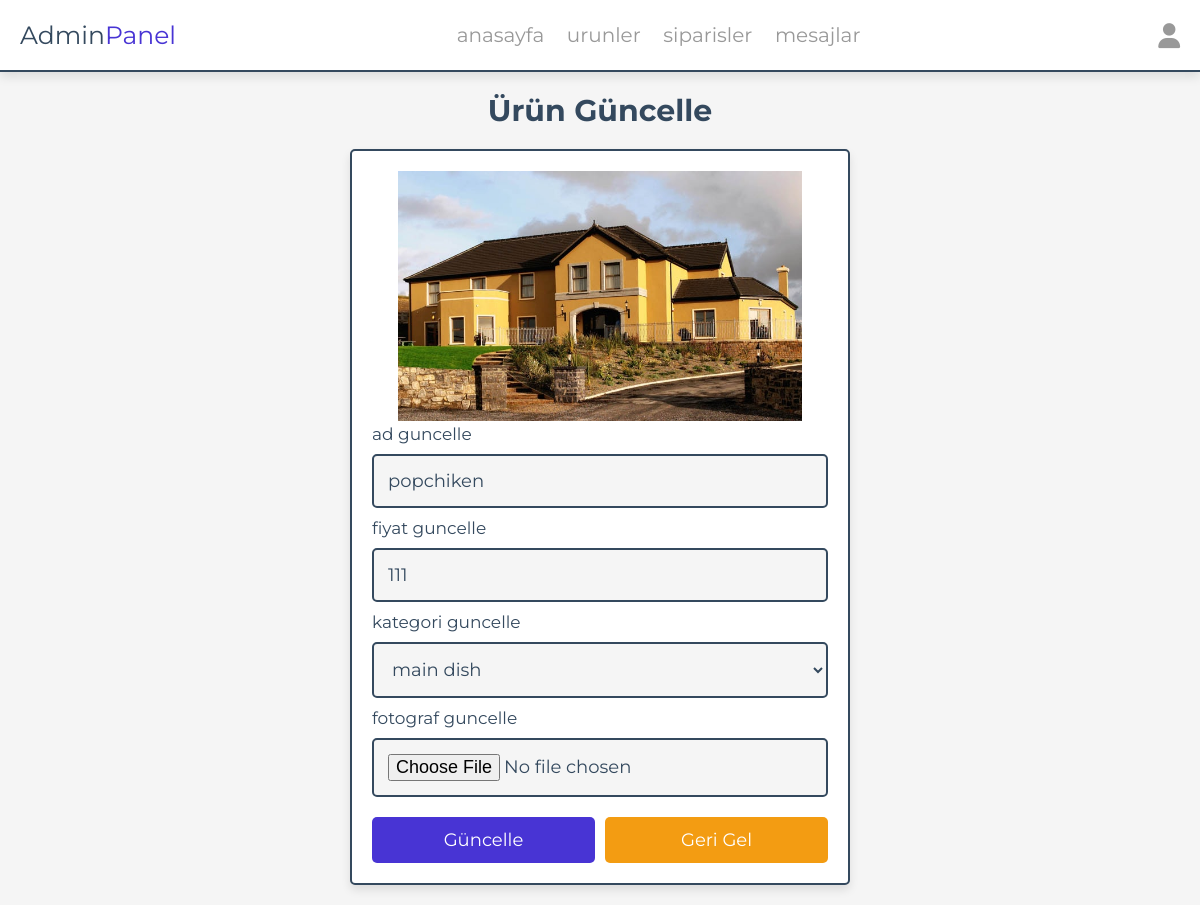
Page /admin/update_product.php?update=6 (signed in) on the committed database.
### tables this page shows
CREATE TABLE `products` (
  `id` int NOT NULL,
  `name` varchar(100) NOT NULL,
  `category` varchar(100) NOT NULL,
  `price` int NOT NULL,
  `image` varchar(100) NOT NULL,
  `admin_id` int DEFAULT NULL
);

### admin/update_product.php (the view, shortened to what this page needs)
<?php
include '../components/connect.php';
?>
<!DOCTYPE html>
<html lang="en">
<head>
   <link rel="stylesheet" href="https://cdnjs.cloudflare.com/ajax/libs/font-awesome/6.1.1/css/all.min.css">
   <link rel="stylesheet" href="../css/admin_style.css">
</head>
<body>
<?php include '../components/admin_header.php' ?>
<section class="update-product">
   <h1 class="heading">Ürün Güncelle</h1>
   <?php
      $update_id = $_GET['update'];
      $show_products = $conn->prepare("SELECT * FROM `products` WHERE id = ?");
      $show_products->execute([$update_id]);
      if($show_products->rowCount() > 0){
         while($fetch_products = $show_products->fetch(PDO::FETCH_ASSOC)){
   ?>
   <form action="" method="POST" enctype="multipart/form-data">
      <img src="../uploaded_img/<?= $fetch_products['image']; ?>" alt="">
      <span>ad guncelle</span>
      <input type="text" required placeholder="enter product name" name="name" maxlength="100" class="box" value="<?= $fetch_products['name']; ?>">
      <span>fiyat guncelle</span>
      <input type="number" min="0" max="9999999999" required placeholder="enter product price" name="price" onkeypress="if(this.value.length == 10) return false;" class="box" value="<?= $fetch_products['price']; ?>">
      <span>kategori guncelle</span>
      <select name="category" class="box" required>
         <option selected value="<?= $fetch_products['category']; ?>"><?= $fetch_products['category']; ?></option>
      </select>
      <span>fotograf guncelle</span>
      <input type="file" name="image" class="box" accept="image/jpg, image/jpeg, image/png, image/webp">
      <div class="flex-btn">
         <input type="submit" value="Güncelle" class="btn" name="update">
         <a href="products.php" class="option-btn">Geri Gel</a>
      </div>
   </form>
   <?php
         }
      }else{
         echo '<p class="empty">Henüz bir ürün eklenmedi!</p>';
      }
   ?>
</section>
</body>
</html>

### css/admin_style.css (style rules this page uses)
:root { --main-color:#4834d4; --red:#e74c3c; --orange:#f39c12; --black:#34495e; --white:#fff; --light-bg:#f5f5f5; --light-color:#999; --border:.2rem solid var(--black); --box-shadow:0 .5rem 1rem rgba(0,0,0,.1); }
* { font-family: 'Montserrat', sans-serif; margin:0; padding:0; box-sizing: border-box; text-decoration: none; outline: none; border:none; }
html { font-size: 62.5%; overflow-x: hidden; }
body { background-color: var(--light-bg); }
section { max-width: 1200px; margin:0 auto; padding:2rem; }
.btn, .delete-btn, .option-btn { display: block; margin-top: 1rem; border-radius: .5rem; cursor: pointer; width: 100%; font-size: 1.8rem; color:var(--white); padding:1.2rem 3rem; text-transform: capitalize; text-align: center; }
.btn { background-color: var(--main-color); }
.option-btn { background-color: var(--orange); }
.flex-btn { display: flex; gap:1rem; }
.heading { text-align: center; margin-bottom: 2rem; text-transform: capitalize; color:var(--black); font-size: 3rem; }
.update-product form { margin:0 auto; max-width: 50rem; background-color: var(--white); border-radius: .5rem; box-shadow: var(--box-shadow); border:var(--border); padding:2rem; }
.update-product form img { height: 25rem; width: 100%; object-fit: contain; }
.update-product form .box { background-color: var(--light-bg); border:var(--border); width: 100%; padding:1.4rem; font-size: 1.8rem; color:var(--black); border-radius: .5rem; margin: 1rem 0; }
.update-product form span { font-size: 1.7rem; color:var(--black); }

### rows in the picture
products: image (picture), name "popchiken", price "111", category "main dish"
